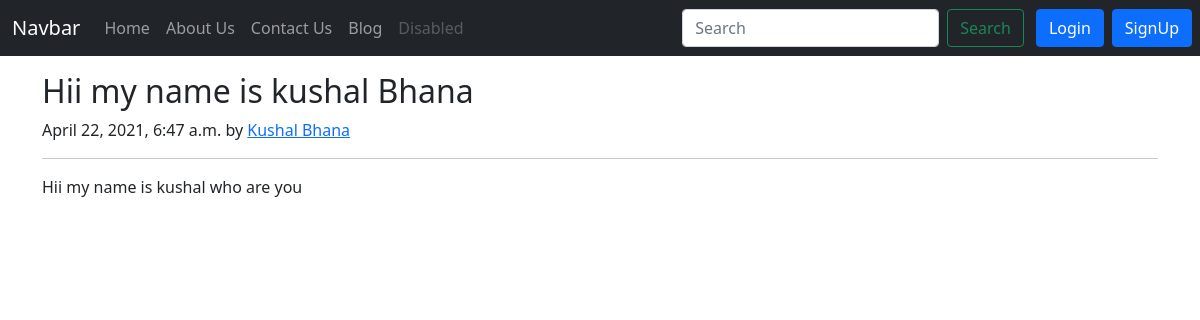
/blog/first-post, run on the app's committed database.
### blog/models.py (models this page shows, shortened)
class Post(models.Model):
    sno=models.AutoField(primary_key=True)
    title=models.CharField(max_length=255)
    author=models.CharField(max_length=14)
    slug=models.CharField(max_length=130)
    timeStamp=models.DateTimeField(blank=True)
    content=models.TextField()

### blog/views.py (the view)
# urls.py: path('<str:slug>', views.BlogPost, name="BlogPost"),
def BlogPost(request, slug):
    post= Post.objects.filter(slug=slug).first()
    params= {'post':post}
    return render(request, 'blog/blogpost.html', params)

### templates/blog/blogpost.html (shortened to what this page needs)
{% extends 'base.html' %}
{% block body %}
<div class="container my-3">
    <h2 class="blog-post-title">{{post.title}}</h2>
    <p class="blog-post-meta">{{post.timeStamp}} by <a href="/about">{{post.author}}</a></p><hr>
    <p>{{post.content}}</p>
</div>
{% endblock body %}

### data on the page
Post: title "Hii my name is kushal Bhana", timeStamp "April 22, 2021, 6:47 a.m.", author "Kushal Bhana", content "Hii my name is kushal who are you"
